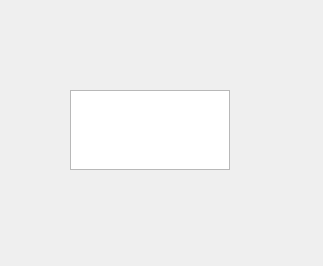
<?xml version="1.0" encoding="UTF-8"?>
<ui version="4.0">
 <class>PropertiesListForm</class>
 <widget class="QWidget" name="PropertiesListForm">
  <property name="geometry">
   <rect>
    <x>0</x>
    <y>0</y>
    <width>323</width>
    <height>266</height>
   </rect>
  </property>
  <property name="windowTitle">
   <string>Properties Table</string>
  </property>
  <property name="windowIcon">
   <iconset resource="resources.qrc">
    <normaloff>:/Icons/mainIcon</normaloff>:/Icons/mainIcon</iconset>
  </property>
  <widget class="QWidget" name="verticalLayoutWidget">
   <property name="geometry">
    <rect>
     <x>70</x>
     <y>90</y>
     <width>160</width>
     <height>80</height>
    </rect>
   </property>
   <layout class="QVBoxLayout" name="verticalLayout">
    <item>
     <widget class="QListWidget" name="listWidget"/>
    </item>
   </layout>
  </widget>
 </widget>
 <resources>
  <include location="resources.qrc"/>
 </resources>
 <connections/>
</ui>
